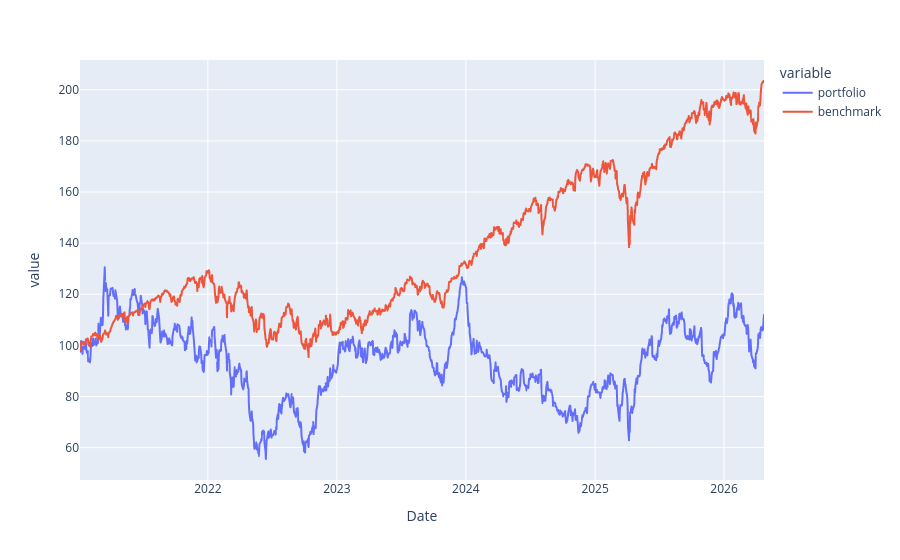

Notebook cell for this chart:
### Code cell
import plotly.express as px

px.line(benchmark(all_stocks, weights, "SPY", end, dt.datetime.today()))

### Figure 1 — Plotly figure (JSON) as saved in the notebook; plotly's stock layout.template omitted (floating-point values rounded to 4 significant figures; data arrays with more than 128 entries replaced by an {"elided": "..."} marker saying what was removed)
{"data": [{"hovertemplate": "variable=portfolio<br>Date=%{x}<br>value=%{y}<extra></extra>", "legendgroup": "portfolio", "line": {"color": "#636efa", "dash": "solid"}, "marker": {"symbol": "circle"}, "mode": "lines", "name": "portfolio", "showlegend": true, "type": "scattergl", "x": {"elided": "1333 str values"}, "xaxis": "x", "y": {"elided": "1333 float values"}, "yaxis": "y"}, {"hovertemplate": "variable=benchmark<br>Date=%{x}<br>value=%{y}<extra></extra>", "legendgroup": "benchmark", "line": {"color": "#EF553B", "dash": "solid"}, "marker": {"symbol": "circle"}, "mode": "lines", "name": "benchmark", "showlegend": true, "type": "scattergl", "x": {"elided": "1333 str values"}, "xaxis": "x", "y": {"elided": "1333 float values"}, "yaxis": "y"}], "layout": {"legend": {"title": {"text": "variable"}, "tracegroupgap": 0}, "margin": {"t": 60}, "xaxis": {"anchor": "y", "domain": [0, 1], "title": {"text": "Date"}}, "yaxis": {"anchor": "x", "domain": [0, 1], "title": {"text": "value"}}}}
